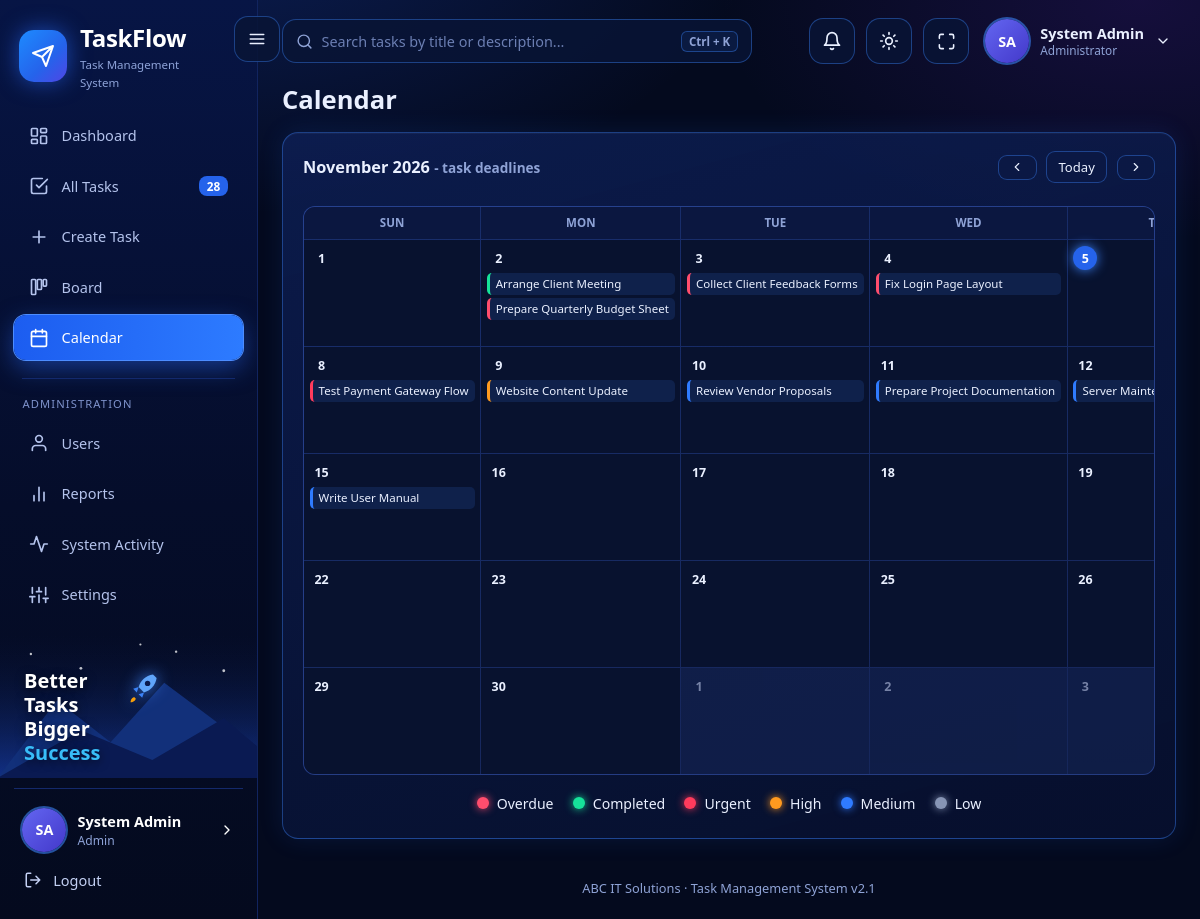
The app's page /tasks/calendar.php (signed in) with its own data.
### tables this page shows
CREATE TABLE users (
  id INT AUTO_INCREMENT PRIMARY KEY,
  full_name VARCHAR(150) NOT NULL,
  email VARCHAR(150) NOT NULL UNIQUE,
  password_hash VARCHAR(255) NOT NULL,
  role ENUM('admin','manager','employee') NOT NULL DEFAULT 'employee',
  phone VARCHAR(30) NULL,
  job_title VARCHAR(100) NULL,
  is_active TINYINT(1) NOT NULL DEFAULT 1,
  failed_logins TINYINT UNSIGNED NOT NULL DEFAULT 0,
  locked_until DATETIME NULL,
  last_login DATETIME NULL,
  created_at TIMESTAMP NOT NULL DEFAULT CURRENT_TIMESTAMP,
  INDEX idx_role (role)
);

CREATE TABLE tasks (
  id INT AUTO_INCREMENT PRIMARY KEY,
  title VARCHAR(200) NOT NULL,
  description TEXT NULL,
  project_id INT NULL,
  assigned_to INT NOT NULL,
  created_by INT NOT NULL,
  priority ENUM('Low','Medium','High','Urgent') NOT NULL DEFAULT 'Medium',
  status ENUM('Pending','In Progress','Completed') NOT NULL DEFAULT 'Pending',
  start_date DATE NOT NULL,
  deadline DATE NOT NULL,
  completed_at DATETIME NULL,
  created_at TIMESTAMP NOT NULL DEFAULT CURRENT_TIMESTAMP,
  updated_at TIMESTAMP NOT NULL DEFAULT CURRENT_TIMESTAMP ON UPDATE CURRENT_TIMESTAMP,
  FOREIGN KEY (project_id) REFERENCES projects(id) ON DELETE SET NULL,
  FOREIGN KEY (assigned_to) REFERENCES users(id),
  FOREIGN KEY (created_by) REFERENCES users(id),
  INDEX idx_assigned (assigned_to, status),
  INDEX idx_deadline (deadline),
  INDEX idx_status (status)
);

### config/database.php (called while the page is built, shortened)
<?php
class Database
{
    private static ?PDO $pdo = null;
    public static function getConnection(): PDO
    {
        if (self::$pdo === null) {
            try {
                self::$pdo = new PDO('mysql:host=' . self::HOST . ';dbname=' . self::NAME . ';charset=utf8mb4', self::USER, self::PASS, self::OPTIONS);
                self::$pdo->exec("SET time_zone = '" . DB_TIME_ZONE . "'");
            } catch (PDOException $e) {
                $base = defined('BASE_URL') ? BASE_URL : '';
                die('<h3>Database connection failed</h3><p>Start MySQL in XAMPP, then open <a href="' . htmlspecialchars($base) . '/install.php">install.php</a> to create the database.</p><pre>' . htmlspecialchars($e->getMessage()) . '</pre>');
            }
        }
        return self::$pdo;
    }
}

### tasks/calendar.php (the view, shortened to what this page needs)
<?php
require_once __DIR__ . '/../config/config.php';
$user = require_login();
$ym = preg_match('/^\d{4}-\d{2}$/', $_GET['ym'] ?? '') ? $_GET['ym'] : date('Y-m');
$first = strtotime("$ym-01"); $last = strtotime(date('Y-m-t', $first));
$gridStart = strtotime('-' . date('w', $first) . ' days', $first); $gridEnd = strtotime('+' . (6 - date('w', $last)) . ' days', $last);
$w = ['t.deadline BETWEEN ? AND ?']; $p = [date('Y-m-d', $gridStart), date('Y-m-d', $gridEnd)];
$st = db()->prepare(TASK_SELECT . ' WHERE ' . implode(' AND ', $w) . ' ORDER BY t.deadline'); $st->execute($p);
$by = []; foreach ($st as $t) $by[$t['deadline']][] = $t;
$pageTitle = 'Calendar'; include __DIR__ . '/../includes/header.php';
?>
<div class="card"><div class="row between"><h3 style="margin:0"><?= e(date('F Y', $first)) ?> <small class="muted">- task deadlines</small></h3>
<div class="row"><a class="btn sm" href="?ym=<?= date('Y-m', strtotime('-1 month', $first)) ?>"><?= icon('left', 14) ?></a><a class="btn sm" href="?ym=<?= date('Y-m') ?>">Today</a><a class="btn sm" href="?ym=<?= date('Y-m', strtotime('+1 month', $first)) ?>"><?= icon('right', 14) ?></a></div></div><br>
<div class="cal"><?php foreach (['Sun', 'Mon', 'Tue', 'Wed', 'Thu', 'Fri', 'Sat'] as $d): ?><div class="dow"><?= $d ?></div><?php endforeach; ?>
<?php for ($d = $gridStart; $d <= $gridEnd; $d = strtotime('+1 day', $d)): $key = date('Y-m-d', $d); $items = $by[$key] ?? []; ?>
  <div class="day <?= date('Y-m', $d) !== $ym ? 'off' : '' ?> <?= $key === date('Y-m-d') ? 'today' : '' ?>"><span class="dn"><?= date('j', $d) ?></span>
  <?php foreach (array_slice($items, 0, 3) as $t): $es = effective_status($t); ?>
    <a class="chip c-<?= $es === 'Overdue' ? 'overdue' : ($es === 'Completed' ? 'completed' : strtolower($t['priority'])) ?>" href="<?= e(url('tasks/view.php?id=' . $t['id'])) ?>" title="<?= e($t['title'] . ' - ' . $t['employee_name'] . ' (' . $es . ')') ?>"><?= e($t['title']) ?></a>
  <?php endforeach; if (count($items) > 3): ?><span class="small muted">+<?= count($items) - 3 ?> more</span><?php endif; ?></div>
<?php endfor; ?></div>
<div class="legend inline" style="margin-top:.8rem"><li><i class="dot c-overdue"></i>Overdue</li><li><i class="dot c-completed"></i>Completed</li><li><i class="dot c-urgent"></i>Urgent</li><li><i class="dot c-high"></i>High</li><li><i class="dot c-medium"></i>Medium</li><li><i class="dot c-low"></i>Low</li></div></div>
<?php include __DIR__ . '/../includes/footer.php'; ?>

### includes/header.php (shortened to what this page needs)
<?php
$user = $user ?? require_login();
$unread = unread_count($user['id']);
$nav = [
  'admin' => [['Overview', [['Dashboard','admin/dashboard.php','dashboard'],['All Tasks','tasks/index.php','tasks'],['Create Task','manager/task_form.php','plus'],['Board','tasks/board.php','board'],['Calendar','tasks/calendar.php','calendar']]],
              ['Administration', [['Users','admin/users.php','user'],['Reports','reports/index.php','chart'],['System Activity','admin/activity.php','activity'],['Settings','admin/settings.php','sliders']]]],
  'manager' => [['Overview', [['Dashboard','manager/dashboard.php','dashboard'],['Tasks','tasks/index.php','tasks'],['Board','tasks/board.php','board'],['Calendar','tasks/calendar.php','calendar']]],
                ['Manage', [['Create Task','manager/task_form.php','plus'],['Projects','manager/projects.php','folder'],['Reports','reports/index.php','chart']]]],
  'employee' => [['My Work', [['Dashboard','employee/dashboard.php','dashboard'],['My Tasks','tasks/index.php','tasks'],['My Board','tasks/board.php','board'],['Calendar','tasks/calendar.php','calendar'],['Task History','employee/history.php','clock']]]],
][$user['role']];
if ($user['role'] === 'employee') { $bc = db()->prepare("SELECT COUNT(*) FROM tasks WHERE assigned_to = ? AND status <> 'Completed'"); $bc->execute([$user['id']]); $navCount = (int)$bc->fetchColumn(); }
else $navCount = (int)db()->query('SELECT COUNT(*) FROM tasks')->fetchColumn();
$here = $_SERVER['SCRIPT_NAME'];
?><!DOCTYPE html>
<html lang="en" data-theme="dark"><head><meta charset="utf-8"><meta name="viewport" content="width=device-width, initial-scale=1">
<link rel="stylesheet" href="<?= e(url('assets/css/style.css')) ?>"></head>
<body>
<aside class="sidebar" id="sidebar">
  <a class="brand" href="<?= e(url(home_for($user['role']))) ?>"><span class="logo"><?= icon('send', 24) ?></span><span>TaskFlow<small>Task Management System</small></span></a>
  <nav><?php foreach ($nav as $gi => [$group, $items]): ?><?php if ($gi > 0): ?><div class="grp"><?= e($group) ?></div><?php endif; ?>
    <?php foreach ($items as [$label, $path, $ic]): ?><a href="<?= e(url($path)) ?>" class="<?= substr($here, -strlen($path)) === $path ? 'active' : '' ?>"><?= icon($ic, 20) ?><span><?= e($label) ?></span><?php if ($path === 'tasks/index.php'): ?><em class="cnt"><?= $navCount ?></em><?php endif; ?></a><?php endforeach; endforeach; ?></nav>
  <?= art_sidebar() ?>
  <div class="side-foot"><a href="<?= e(url('auth/profile.php')) ?>" class="me"><?= avatar($user['full_name'], 'lg') ?><span><b><?= e($user['full_name']) ?></b><small><?= e(ROLES[$user['role']]) ?></small></span><?= icon('right', 16) ?></a>
    <a class="logout" href="<?= e(url('auth/logout.php')) ?>"><?= icon('logout', 18) ?> Logout</a></div>
</aside>
<button id="menuBtn" class="icon-btn" type="button" aria-label="Toggle navigation" aria-controls="sidebar" aria-expanded="true" title="Toggle navigation"><?= icon('menu') ?></button>
<main class="main">
  <header class="topbar">
    <form class="search" action="<?= e(url('tasks/index.php')) ?>" method="get"><?= icon('search', 17) ?><input id="gsearch" name="q" placeholder="Search tasks by title or description..." aria-label="Search tasks"><kbd>Ctrl + K</kbd></form>
    <div class="tb-right">
      <a class="icon-btn bell" href="<?= e(url('notifications.php')) ?>" aria-label="Notifications"><?= icon('bell', 20) ?><?php if ($unread): ?><span class="dotn"><?= $unread > 9 ? '9+' : $unread ?></span><?php endif; ?></a>
      <button id="themeBtn" class="icon-btn" aria-label="Toggle light / dark mode" title="Light / dark mode"><?= icon('sun', 20) ?></button>
      <button id="fsBtn" class="icon-btn" aria-label="Full screen" title="Full screen"><?= icon('expand', 19) ?></button>
      <div class="usermenu" id="userMenu"><button class="um-btn" aria-haspopup="true"><?= avatar($user['full_name'], 'lg') ?><span><b><?= e($user['full_name']) ?></b><small><?= e($user['role'] === 'admin' ? 'Administrator' : ROLES[$user['role']]) ?></small></span><?= icon('down', 16) ?></button>
        </div>
    </div>
  </header>
  <div class="page-content">
  <?php if (!empty($greeting)): ?>
  <div class="greet"><span class="wave">&#128075;</span><div><small><?= e(greeting_word()) ?>,</small><h1><?= e($user['full_name']) ?> <?= icon('badge', 22) ?></h1><p><?= e($greeting) ?></p></div></div>
  <?php else: ?><h1 class="ptitle"><?= e($pageTitle ?? '') ?></h1><?php endif; ?>

### includes/functions.php (shortened to what this page needs)
<?php
function cut(string $s, int $start, ?int $len = null): string { return function_exists('mb_substr') ? mb_substr($s, $start, $len) : substr($s, $start, $len); }
function e($v): string { return htmlspecialchars((string)$v, ENT_QUOTES, 'UTF-8'); }
function url(string $p = ''): string { return BASE_URL . '/' . ltrim($p, '/'); }
function db(): PDO { return Database::getConnection(); }
function current_user(): ?array
{
    static $u = false;
    if ($u === false) {
        $u = null;
        if (!empty($_SESSION['uid'])) {
            $st = db()->prepare('SELECT id, full_name, email, phone, job_title, role, is_active FROM users WHERE id = ? AND is_active = 1');
            $st->execute([$_SESSION['uid']]);
            $u = $st->fetch() ?: null;
        }
    }
    return $u;
}
function home_for(string $role): string { return $role . '/dashboard.php'; }
function require_login(bool $json = false): array
{
    $u = current_user();
    return $u;
}
function effective_status(array $t): string
{
    return ($t['status'] !== 'Completed' && $t['deadline'] < date('Y-m-d')) ? 'Overdue' : $t['status'];
}
function avatar(string $name, string $cls = ''): string
{
    $parts = preg_split('/\s+/', trim($name));
    $second = $parts[1] ?? '';
    $ini = strtoupper(cut($parts[0], 0, 1) . ($second === '' ? '' : (ctype_digit($second) ? (ltrim($second, '0') ?: '0') : cut($second, 0, 1))));
    return '<span class="avatar a' . (crc32($name) % 6) . ' ' . $cls . '">' . e($ini) . '</span>';
}
function icon(string $n, int $s = 18): string
{
    return '<svg class="ic" width="' . $s . '" height="' . $s . '" viewBox="0 0 24 24" fill="none" stroke="currentColor" stroke-width="2" stroke-linecap="round" stroke-linejoin="round" aria-hidden="true">' . ($p[$n] ?? '') . '</svg>';
}

### records on screen
users: full_name "SA SA", full_name "System Admin", role "Admin", role "Administrator"
tasks: title "Arrange Client Meeting"
tasks: title "Prepare Quarterly Budget Sheet"
tasks: title "Collect Client Feedback Forms"
tasks: title "Fix Login Page Layout"
tasks: title "Test Payment Gateway Flow"
tasks: title "Website Content Update"
tasks: title "Review Vendor Proposals"
tasks: title "Prepare Project Documentation"
tasks: title "Server…"
tasks: title "Write User Manual"

### other values on screen
$label "Dashboard"
$label "All Tasks"
$navCount "28"
$label "Create Task"
$label "Board"
$label "Calendar"
$group "ADMINISTRATION"
$label "Users"
$label "Reports"
$label "System Activity"
$label "Settings"
$pageTitle "Calendar"
date('F Y', $first) "November 2026"
$d "SUN"
$d "MON"
